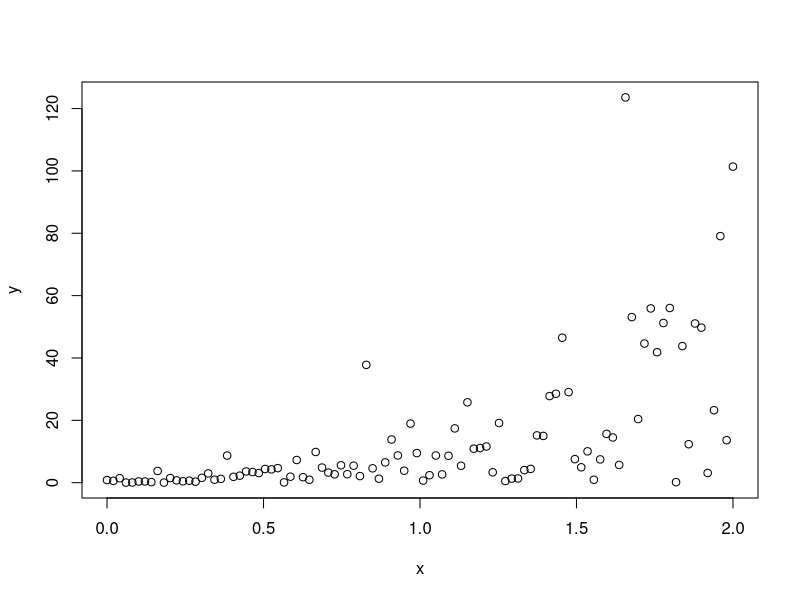
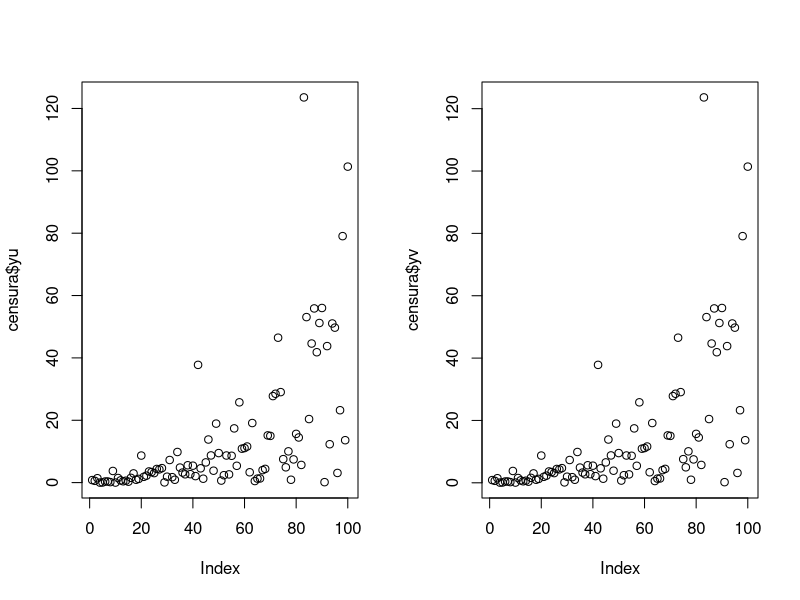

These figures' R source, in order:
## ---- chunk 1

knitr::opts_chunk$set(cache = TRUE)
## ---- chunk 2
b0 = log(1)
b1 = -2
x <- seq(0, 2, l = 100)
lambda = exp(b0 +b1*x)
summary(lambda)
## ---- chunk 3
set.seed(123)
y = rexp(100, rate = lambda)
summary(y)
## ---- chunk 4
plot(y ~ x)
## ---- chunk 5
yu <- y - 0.03
yv <- y + 0.03
censura <- data.frame(yu, yv)
summary(censura)
## ---- chunk 6
par(mfrow = c(1,2))
plot(censura$yu)
plot(censura$yv)
## ---- chunk 7
# Verossimilhança
L_censura <- c()
for(i in 1:100){
  L_censura[i] <- pexp(censura$yv[i], rate = lambda[i]) - pexp(censura$yu[i], rate = lambda[i])
}
# Log-Verossimilhança
ll_censura <- log(L_censura)
# Cálculo da Verossimilhança
vero <- sum(-ll_censura)
## ---- chunk 8
#log-verossimilhança
ll <- function(theta, inferior, superior, x){
  lambda = exp(theta[1] + theta[2]*x)
  output <- -sum(log(pexp(superior, rate = lambda) - pexp(inferior, rate = lambda)))
  return(output)
}
# Avaliando nos betas da simulação e em outros para comparação
ll(theta = c(log(1), -2), inferior = censura$yu, superior = censura$yv, x = x)
ll(theta = c(log(0.5), -0.5), inferior = censura$yu, superior = censura$yv, x = x)
## ---- chunk 9
# Encontrando EMV Numericamente
oo <- optim(par = c(1, -3), fn = ll, inferior = censura$yu, 
            superior = censura$yv, x = x, hessian = TRUE)
str(oo)
inv_Io <- solve(oo$hessian)
inv_Io
## ---- chunk 10
# Matriz de Informação Observada
oo$hessian
# Utilizando a função 'solve()' chega-se na matriz de informação esperada
Ie <- solve(oo$hessian)
Ie
## ---- chunk 11
ic_Max <- oo$par + qnorm(0.975)*sqrt(diag(inv_Io)) 
ic_Min <- oo$par - qnorm(0.975)*sqrt(diag(inv_Io))
cbind(ic_Min, oo$par, ic_Max)
